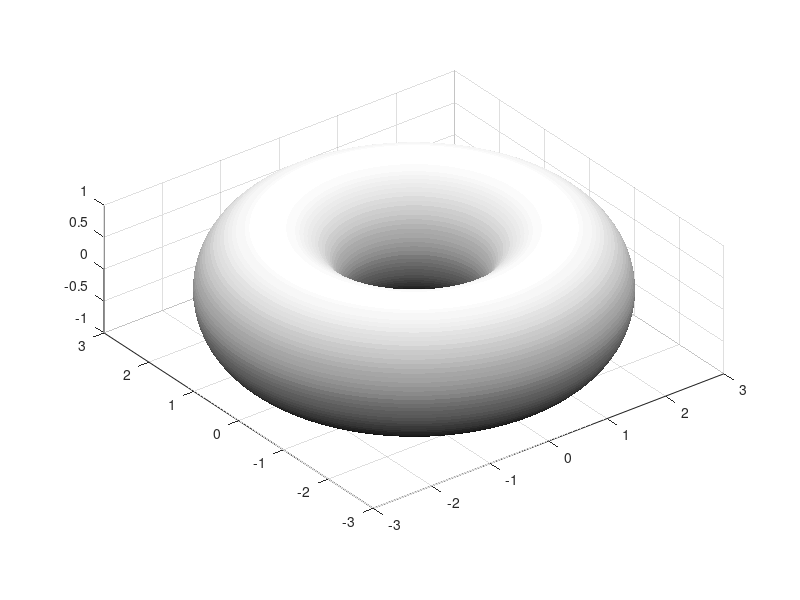

Write the MATLAB code that produced this figure. (Note: this script raises an error after producing the figure.)
[u,v]=meshgrid(linspace(0,2*pi,100),linspace(0,2*pi,100));
x=(2+cos(u)).*cos(v);
y=(2+cos(u)).*sin(v);
z=sin(u);

h=surf(x,y,z);
set(h,'edgecolor','none');
colormap('gray');
daspect([1 1 1])

tspan = linspace(pi,200*pi,1000000);
[t,X]=ode45('tor',tspan ,[2,.1,-pi/2,.2]);
u=X(:,1);
v=X(:,3);
x=(2+cos(u)).*cos(v);
y=(2+cos(u)).*sin(v);
z=sin(u);

P=[x y z];
disp(size(P))

units = 100; % Deternines speed (smaller, faster)
packet = floor(size(P,1)/units);

  for k = 1:packet:(packet * units)
        hold on
        plot3(P(k:(k+packet-1),1), P((k:(k+packet-1)),2), P((k:(k+packet-1)),3),...
            '.-', 'MarkerSize', 3.5,'color',[0 0.4470 0.7410], 'LineWidth', 3)
        drawnow
        pause(2)
  end

